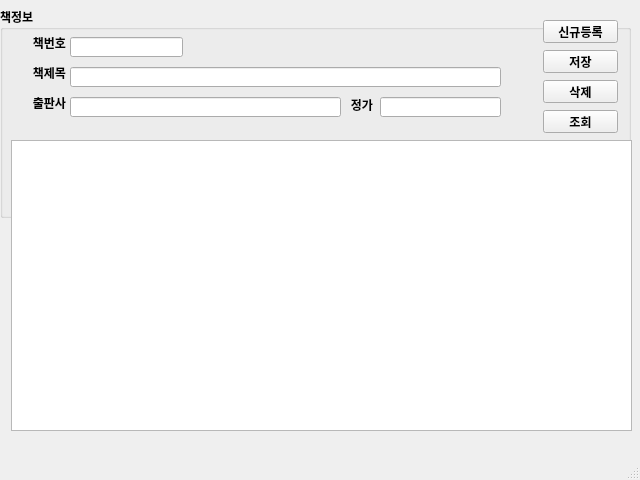
<?xml version="1.0" encoding="UTF-8"?>
<ui version="4.0">
 <class>MainWindow</class>
 <widget class="QMainWindow" name="MainWindow">
  <property name="geometry">
   <rect>
    <x>0</x>
    <y>0</y>
    <width>640</width>
    <height>480</height>
   </rect>
  </property>
  <property name="font">
   <font>
    <family>나눔고딕</family>
    <weight>75</weight>
    <bold>true</bold>
   </font>
  </property>
  <property name="windowTitle">
   <string>MainWindow</string>
  </property>
  <widget class="QWidget" name="centralwidget">
   <widget class="QGroupBox" name="groupBox">
    <property name="geometry">
     <rect>
      <x>0</x>
      <y>7</y>
      <width>631</width>
      <height>211</height>
     </rect>
    </property>
    <property name="title">
     <string>책정보</string>
    </property>
    <widget class="QPushButton" name="btnNew">
     <property name="geometry">
      <rect>
       <x>543</x>
       <y>13</y>
       <width>75</width>
       <height>23</height>
      </rect>
     </property>
     <property name="font">
      <font>
       <family>나눔고딕</family>
       <weight>75</weight>
       <bold>true</bold>
      </font>
     </property>
     <property name="text">
      <string>신규등록</string>
     </property>
    </widget>
    <widget class="QPushButton" name="btnSave">
     <property name="geometry">
      <rect>
       <x>543</x>
       <y>43</y>
       <width>75</width>
       <height>23</height>
      </rect>
     </property>
     <property name="text">
      <string>저장</string>
     </property>
    </widget>
    <widget class="QPushButton" name="btnDel">
     <property name="geometry">
      <rect>
       <x>543</x>
       <y>73</y>
       <width>75</width>
       <height>23</height>
      </rect>
     </property>
     <property name="text">
      <string>삭제</string>
     </property>
    </widget>
    <widget class="QLineEdit" name="txtBookid">
     <property name="geometry">
      <rect>
       <x>70</x>
       <y>30</y>
       <width>113</width>
       <height>20</height>
      </rect>
     </property>
    </widget>
    <widget class="QLineEdit" name="txtBookname">
     <property name="geometry">
      <rect>
       <x>70</x>
       <y>60</y>
       <width>431</width>
       <height>20</height>
      </rect>
     </property>
    </widget>
    <widget class="QLabel" name="label">
     <property name="geometry">
      <rect>
       <x>10</x>
       <y>30</y>
       <width>56</width>
       <height>12</height>
      </rect>
     </property>
     <property name="text">
      <string>책번호</string>
     </property>
     <property name="alignment">
      <set>Qt::AlignRight|Qt::AlignTrailing|Qt::AlignVCenter</set>
     </property>
    </widget>
    <widget class="QLabel" name="label_2">
     <property name="geometry">
      <rect>
       <x>10</x>
       <y>60</y>
       <width>56</width>
       <height>12</height>
      </rect>
     </property>
     <property name="text">
      <string>책제목</string>
     </property>
     <property name="alignment">
      <set>Qt::AlignRight|Qt::AlignTrailing|Qt::AlignVCenter</set>
     </property>
    </widget>
    <widget class="QLineEdit" name="txtPublisher">
     <property name="geometry">
      <rect>
       <x>70</x>
       <y>90</y>
       <width>271</width>
       <height>20</height>
      </rect>
     </property>
    </widget>
    <widget class="QLabel" name="label_3">
     <property name="geometry">
      <rect>
       <x>317</x>
       <y>92</y>
       <width>56</width>
       <height>12</height>
      </rect>
     </property>
     <property name="text">
      <string>정가</string>
     </property>
     <property name="alignment">
      <set>Qt::AlignRight|Qt::AlignTrailing|Qt::AlignVCenter</set>
     </property>
    </widget>
    <widget class="QLabel" name="label_4">
     <property name="geometry">
      <rect>
       <x>10</x>
       <y>90</y>
       <width>56</width>
       <height>12</height>
      </rect>
     </property>
     <property name="text">
      <string>출판사</string>
     </property>
     <property name="alignment">
      <set>Qt::AlignRight|Qt::AlignTrailing|Qt::AlignVCenter</set>
     </property>
    </widget>
    <widget class="QPushButton" name="btnReload">
     <property name="geometry">
      <rect>
       <x>543</x>
       <y>103</y>
       <width>75</width>
       <height>23</height>
      </rect>
     </property>
     <property name="text">
      <string>조회</string>
     </property>
    </widget>
    <widget class="QLineEdit" name="txtPrice">
     <property name="geometry">
      <rect>
       <x>380</x>
       <y>90</y>
       <width>121</width>
       <height>20</height>
      </rect>
     </property>
    </widget>
   </widget>
   <widget class="QTableWidget" name="tblBooks">
    <property name="geometry">
     <rect>
      <x>11</x>
      <y>140</y>
      <width>621</width>
      <height>291</height>
     </rect>
    </property>
   </widget>
  </widget>
  <widget class="QMenuBar" name="menubar">
   <property name="geometry">
    <rect>
     <x>0</x>
     <y>0</y>
     <width>640</width>
     <height>21</height>
    </rect>
   </property>
  </widget>
  <widget class="QStatusBar" name="statusbar"/>
 </widget>
 <tabstops>
  <tabstop>txtBookid</tabstop>
  <tabstop>txtBookname</tabstop>
  <tabstop>txtPublisher</tabstop>
  <tabstop>txtPrice</tabstop>
  <tabstop>btnNew</tabstop>
  <tabstop>btnSave</tabstop>
  <tabstop>btnDel</tabstop>
  <tabstop>btnReload</tabstop>
  <tabstop>tblBooks</tabstop>
 </tabstops>
 <resources/>
 <connections/>
</ui>
